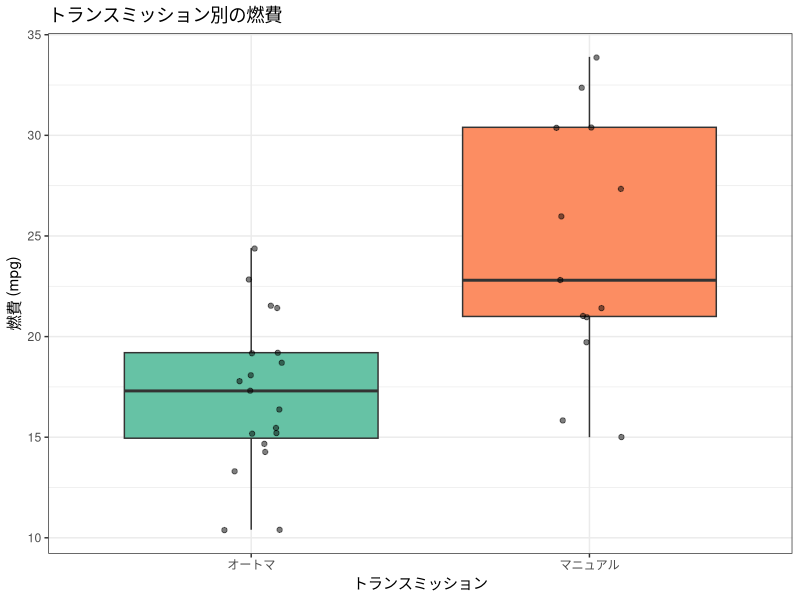

This figure's R source:
## ---- chunk 1
knitr::opts_chunk$set(echo = TRUE, warning = FALSE, message = FALSE,
                      fig.width = 7, fig.height = 4)
library(tidyverse)

# 図の日本語が文字化けしないようにする（ragg があるときだけ有効にする）
if (requireNamespace("ragg", quietly = TRUE)) {
  knitr::opts_chunk$set(dev = "ragg_png")
}
## ---- chunk 2
library(tidyverse)
## ---- chunk 3
# mtcars データ：am（0=オートマ, 1=マニュアル）ごとの燃費(mpg)
mtcars |>
  group_by(am) |>
  summarise(n = n(), mean_mpg = mean(mpg), sd_mpg = sd(mpg))
## ---- chunk 4
# 箱ひげ図で確認
mtcars |>
  mutate(am = factor(am, labels = c("オートマ", "マニュアル"))) |>
  ggplot(aes(x = am, y = mpg, fill = am)) +
  geom_boxplot() +
  geom_jitter(width = 0.1, alpha = 0.5) +
  scale_fill_brewer(palette = "Set2") +
  labs(title = "トランスミッション別の燃費", x = "トランスミッション", y = "燃費 (mpg)") +
  theme_bw() +
  theme(legend.position = "none")
## ---- chunk 5
# t検定の実行
t.test(mpg ~ am, data = mtcars)
## ---- chunk 6
# 等分散性の検定（F検定）
var.test(mpg ~ am, data = mtcars)
## ---- chunk 7
# Student法（var.equal = TRUE）
t.test(mpg ~ am, data = mtcars, var.equal = TRUE)
## ---- chunk 8
# Cohenの d を手動で計算
auto   <- mtcars |> filter(am == 0) |> pull(mpg)
manual <- mtcars |> filter(am == 1) |> pull(mpg)

mean_diff <- mean(manual) - mean(auto)
sd_pooled <- sqrt(((length(auto)-1)*var(auto) + (length(manual)-1)*var(manual)) /
                  (length(auto) + length(manual) - 2))
d <- mean_diff / sd_pooled
round(d, 2)
